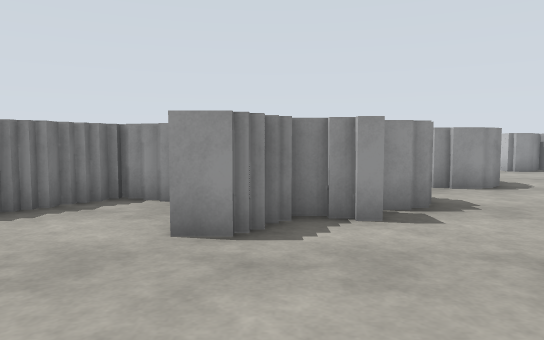
[1] (above)

24 first-person views from a walk through a Gazebo world. The camera is 1.2 m above the floor, tilts 4° down and sees 70° across. The floor is counted in squares, 1 m on a side. Each view is taken from the middle of a square. On the plan, view 1 faces up. The plan holds only what a view shows up to about 15 squares ahead; the rest is blank. The place goes on beyond the plan.

[2]
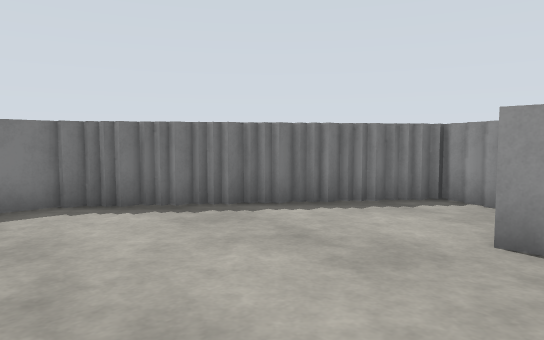

[3]
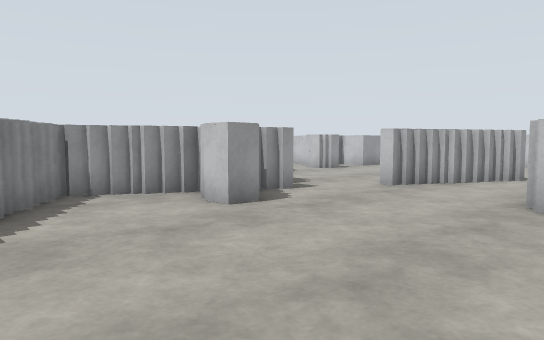

[4]
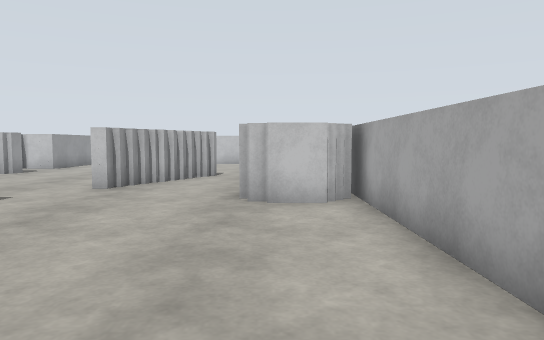

[5]
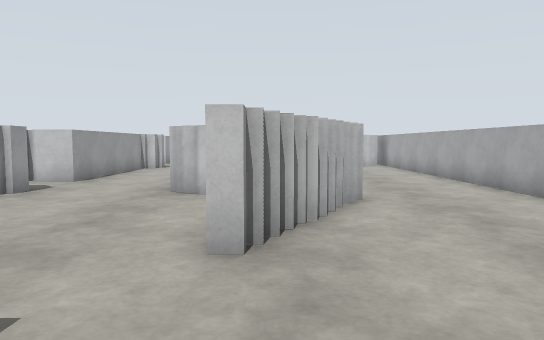

[6]
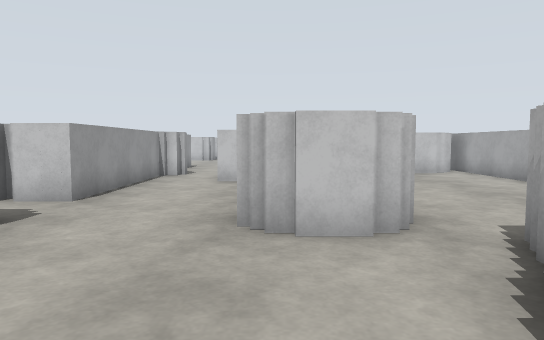

[7]
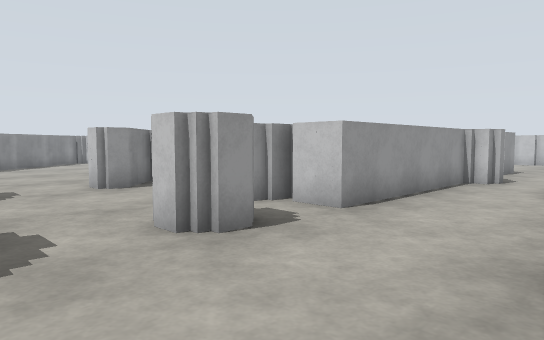

[8]
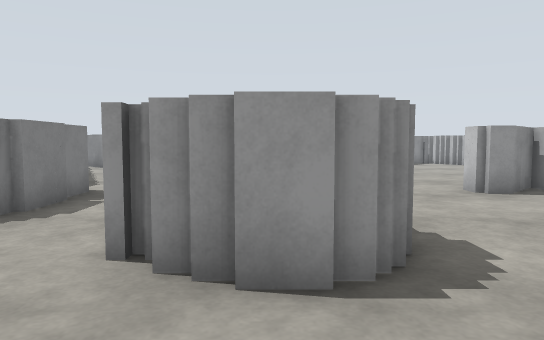

[9]
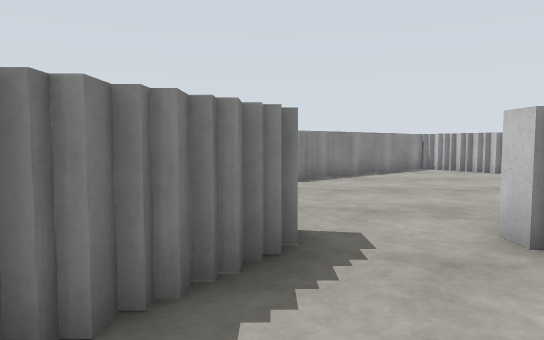

[10]
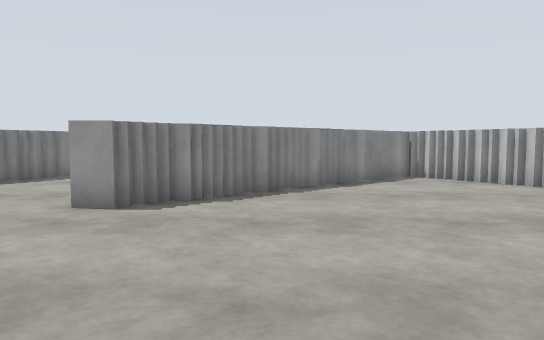

[11]
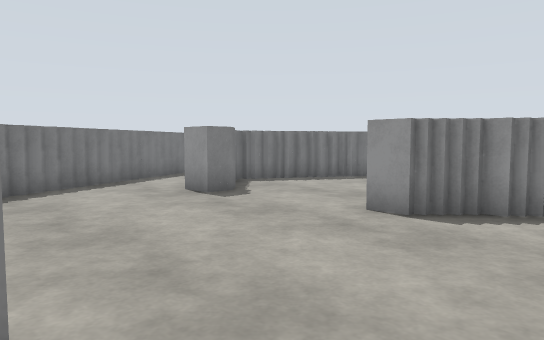

[12]
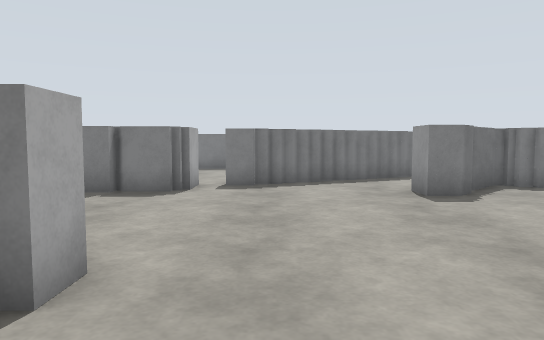

[13]
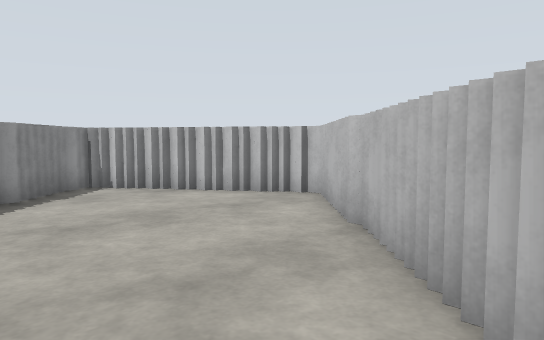

[14]
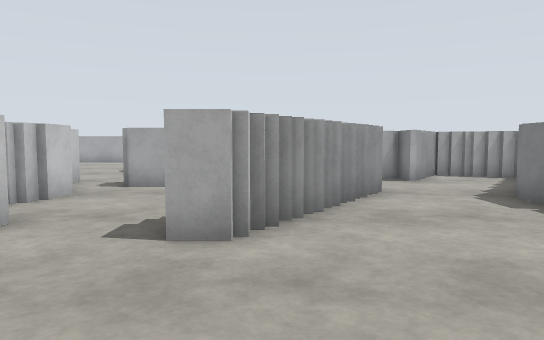

[15]
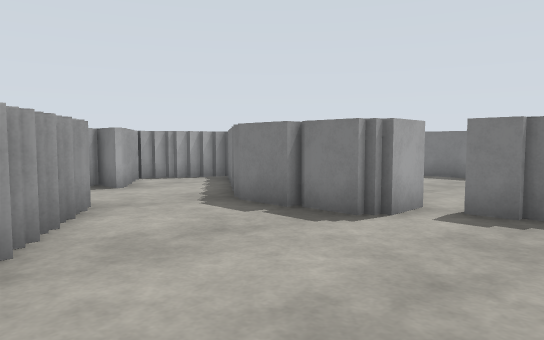

[16]
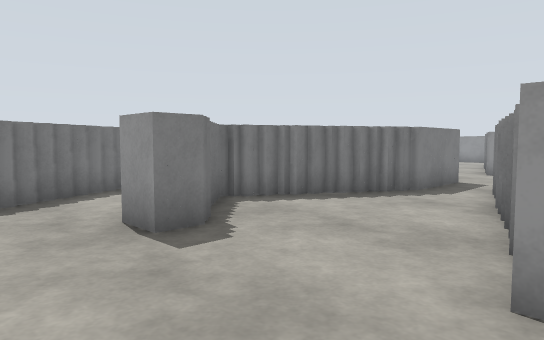

[17]
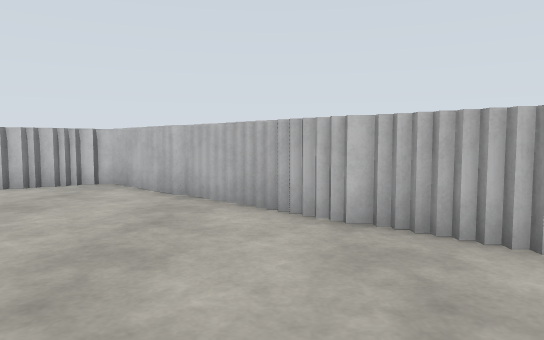

[18]
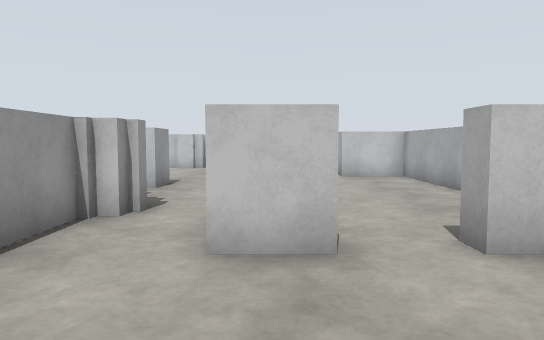

[19]
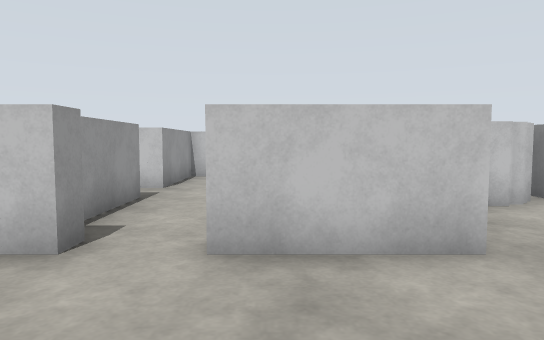

[20]
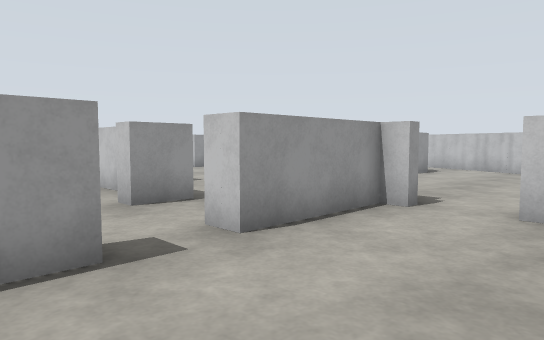

[21]
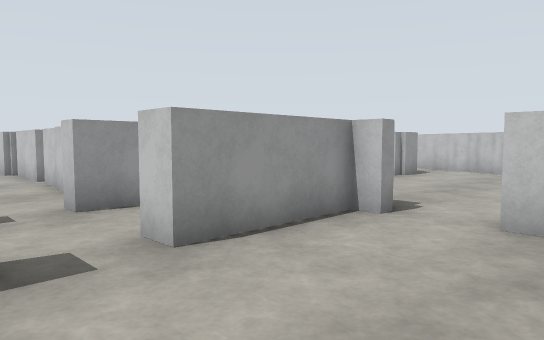

[22]
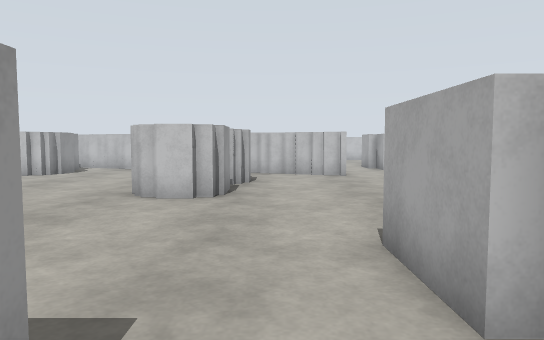

[23]
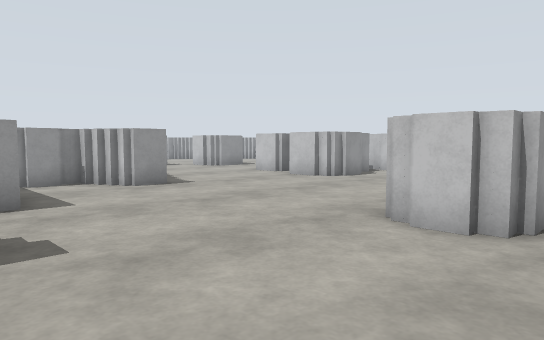

[24]
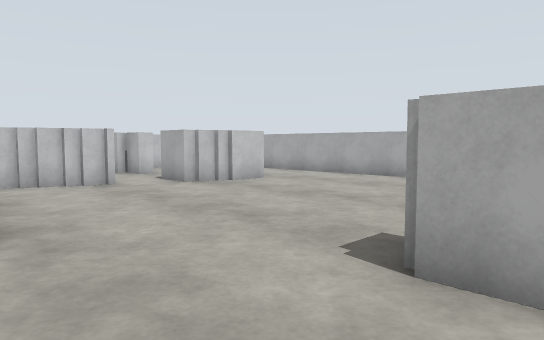

### Floor plan
Points are (right, up) in squares from view 1. A wall is a line through its corners. A room is listed if a view was taken in it or the views show most of it. See-through windows are left out.
Room 1 (views 1, 2, 3, 4, 5, 6, 7, 8, 9, 10, 11, 12, 13, 14, 15, 16, 17, 18, 19, 20, 21, 22, 23, 24)
walls: (18.1, 10.1) (11.9, 10.1) (11.9, 10.6); (11.7, 18.5) (11.7, 19); (20.6, 6.9) (17.9, 6.9); (24.5, 6.9) (23.4, 6.9); (16.1, 1.6) (16.1, 2.4); (21.5, 2.3) (26, 2.3); (8.4, -1.9) (20.9, -1.9); (31.2, -1.9) (33.4, -1.9); (-7.9, 15.4) (-7.9, 13.9); (-3.4, -1.9) (2.5, -1.9)
objects: white box (-8, 2); white box (-8, 3); white box (-8, 4) to (-7, 4); white box (-8, 5); white box (-7, 5) to (-6, 5); white box (-7, 6) to (-5, 6); white box (-7, 7); white box (-6, 7) to (-5, 7); white box (-6, 8); white box (-5, 8) to (-4, 8); white box (-5, 23) to (-4, 23); white box (-5, 24); white box (-4, 24); white box (-3, 8) to (-2, 8); white box (-3, 20); white box (-3, 21); white box (-3, 22); white box (-2, 18); white box (-2, 19); white box (-2, 20); white box (-2, 25) to (-1, 25); white box (-1, 5); white box (-1, 7); white box (-1, 8); white box (-1, 14) to (0, 14); white box (-1, 15); white box (-1, 16) to (0, 16); white box (-1, 17) to (0, 17); white box (-1, 18); white box (-1, 24) to (0, 24); white box (-1, 26); white box (-1, 27) to (0, 27); white box (-1, 28) to (0, 28); white box (0, 7) to (1, 7); white box (0, 15); white box (0, 23) to (1, 23); white box (0, 29) to (1, 29); white box (1, 6); white box (1, 8) to (3, 8); white box (1, 9); white box (1, 30); white box (2, -1) to (4, -1); white box (2, 0) to (4, 0); white box (2, 7); white box (2, 9); white post (2, 10); white box (3, -2); white box (3, 1); white post (3, 11); white box (4, 4); white box (4, 11) to (6, 11); white box (4, 12) to (6, 12); white box (4, 13) to (5, 13); white box (4, 28) to (5, 28); white box (5, 4); white box (5, 5); white box (5, 10); white box (5, 14); white box (5, 15) to (6, 15); white box (5, 26); white box (6, 3) to (7, 3); white box (6, 4); white box (6, 16) to (7, 16); white box (6, 23); white box (6, 24); white box (6, 25); white box (7, 17); white box (7, 24); white box (7, 25) to (8, 25); white box (7, 26); white box (8, 2); white box (8, 3); white box (8, 26) to (9, 26); white box (9, 5) to (11, 5); white box (9, 6); white box (9, 10); white box (9, 11) to (10, 11); white box (9, 27) to (10, 27); white box (10, 4) to (11, 4); white box (10, 6) to (11, 6); white box (10, 16); white box (10, 17) to (11, 17); white box (10, 28); white box (11, 13) to (14, 13); white box (11, 14) to (13, 14); white box (11, 18) to (12, 18); white box (11, 28); white box (11, 29) to (12, 29); white box (12, 11); white box (12, 12) to (14, 12); white box (12, 16); white box (12, 17); white box (12, 30) to (13, 30); white box (13, 19); white box (13, 20) to (14, 20); white box (13, 29); white box (14, 21) to (15, 21); white box (15, 20); white box (15, 22) to (16, 22); white box (15, 29); white box (15, 30); white box (16, 3) to (16, 4); white box (16, 7); white box (16, 21); white box (16, 23) to (17, 23); white box (16, 27); white box (16, 28); white box (16, 29); white box (17, 24) to (18, 24); white box (17, 26); white box (17, 27); white box (18, 25); white box (18, 26); white box (19, 9); white box (19, 10); white box (19, 25); white box (20, 0) to (22, 0); white box (22, -1); white box (23, 7); white box (23, 10) to (23, 11); white box (23, 12) to (24, 13); white box (23, 20); white box (24, 14); white box (24, 17); white box (24, 18); white box (25, 7); white box (25, 8) to (26, 8); white box (25, 17) to (26, 18); white box (26, 3) to (26, 4); white box (26, 6); white box (26, 7); white box (28, 21); white box (29, 21); white box (30, 19); white box (30, 20) to (31, 20); white box (30, 21); white box (31, 10) to (32, 10); white box (31, 11) to (32, 11); white box (31, 12) to (32, 12); other object (31, 21); white box (33, 11); white box (34, 10) to (35, 10); white box (35, 2) to (36, 2); white box (35, 3) to (36, 3); white box (35, 4) to (36, 4); white box (36, 7); white box (36, 18) to (37, 18); white box (37, 6); white box (37, 7); white box (37, 8); white box (37, 17)

Where each view was taken, in squares from view 1:
view 1: 0 up, 0 right, facing up
view 2: 0 up, 0 right, facing up-left
view 3: 1 down, 6 left, facing up-right
view 4: 0 up, 6 left, facing right
view 5: 4 up, 0 right, facing right
view 6: 6 up, 4 right, facing right
view 7: 6 up, 6 right, facing up-right
view 8: 7 up, 5 right, facing up
view 9: 12 up, 7 right, facing up
view 10: 16 up, 9 right, facing up
view 11: 17 up, 9 right, facing up-left
view 12: 19 up, 10 right, facing left
view 13: 19 up, 10 right, facing up-right
view 14: 22 up, 6 right, facing down
view 15: 20 up, 6 right, facing down-left
view 16: 20 up, 6 right, facing up-left
view 17: 20 up, 6 right, facing right
view 18: 7 up, 12 right, facing right
view 19: 4 up, 12 right, facing right
view 20: 3 up, 19 right, facing up-right
view 21: 3 up, 20 right, facing up-right
view 22: 9 up, 22 right, facing right
view 23: 9 up, 25 right, facing up-right
view 24: 11 up, 25 right, facing down-right
